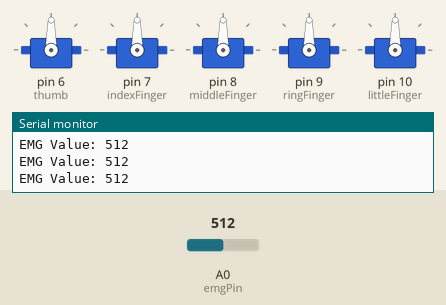
A sketch run on a simulated Arduino Uno, built with avr-gcc and run on an emulated ATmega328P. Parts: 5 × servo, the last lines printed to the serial monitor. The test bench sets the inputs (shaded band); at power-on: A0 (emgPin) = 512.

Above: at 1.2 s.
1.3 s: A0 (emgPin) set to 482
At 2.4 s:
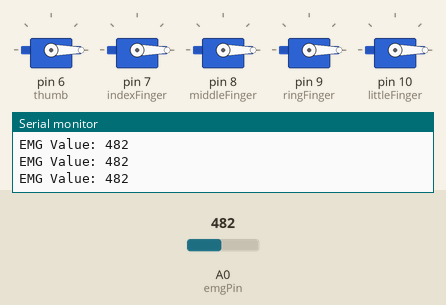
2.8 s: A0 (emgPin) set to 510
At 3.9 s:
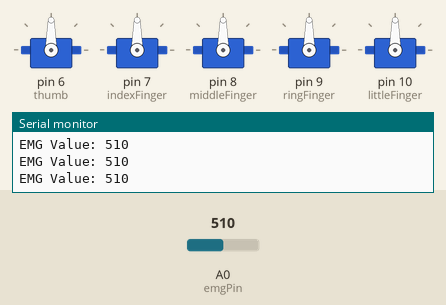
4.3 s: A0 (emgPin) set to 490
At 5.4 s:
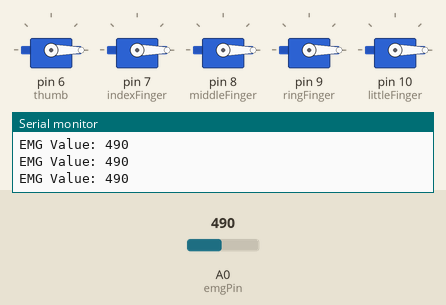
Timing chart, 0 to 7.3 s (numbered marks = the images above; inputs shaded):
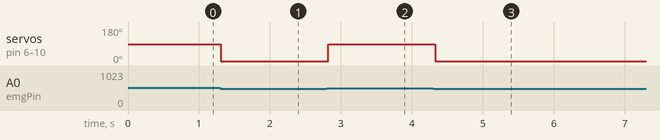

The sketch:

emg_readings.ino
```cpp
#include <Servo.h>

const int emgPin = A0;
const int threshold = 500;

Servo thumb;
Servo indexFinger;
Servo middleFinger;
Servo ringFinger;
Servo littleFinger;

void setup() {
  Serial.begin(9600);

  thumb.attach(6);
  indexFinger.attach(7);
  middleFinger.attach(8);
  ringFinger.attach(9);
  littleFinger.attach(10);
}

void loop() {
  int emgValue = analogRead(emgPin);

  Serial.print("EMG Value: ");
  Serial.println(emgValue);

  if (emgValue > threshold) {
    closeHand();
  } else {
    openHand();
  }

  delay(100);
}

void closeHand() {
  thumb.write(90);
  indexFinger.write(90);
  middleFinger.write(90);
  ringFinger.write(90);
  littleFinger.write(90);
}

void openHand() {
  thumb.write(0);
  indexFinger.write(0);
  middleFinger.write(0);
  ringFinger.write(0);
  littleFinger.write(0);
}
```

Measured:
- the behaviour switches between 501 and 500 on A0 (emgPin) (found by bisection; images 0 and 1)
- after the input at 1.3 s, servo on pin 6 (thumb), servo on pin 7 (indexFinger), servo on pin 8 (middleFinger), servo on pin 9 (ringFinger), servo on pin 10 (littleFinger): 90° → 0° at once
- after the input at 2.8 s, servo on pin 6 (thumb), servo on pin 7 (indexFinger), servo on pin 8 (middleFinger), servo on pin 9 (ringFinger), servo on pin 10 (littleFinger): 0° → 90° at once
- after the input at 4.3 s, servo on pin 6 (thumb), servo on pin 7 (indexFinger), servo on pin 8 (middleFinger), servo on pin 9 (ringFinger), servo on pin 10 (littleFinger): 90° → 0° at once
